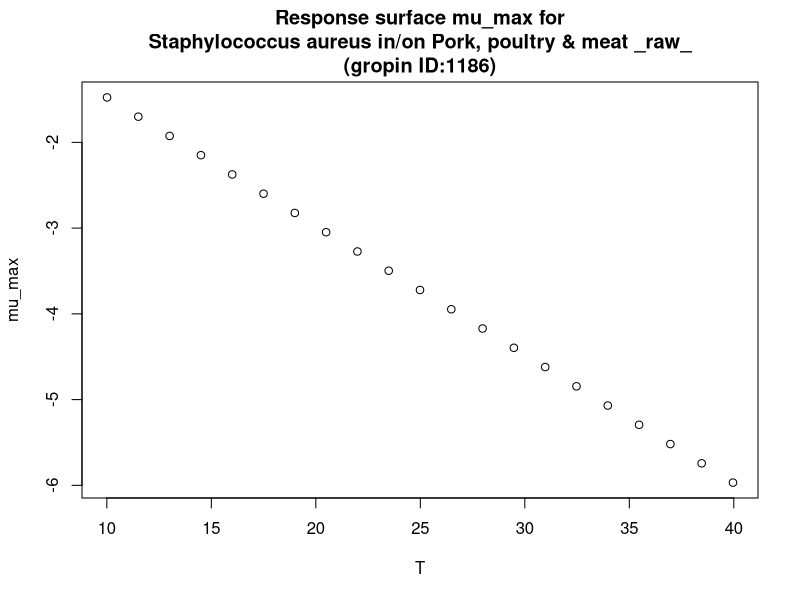

Generate this figure with R:
#############################
# start of Parameter script
#############################
T <- seq(10.01,39.96003996004,length.out=21)
#############################
# end of Parameter script
#############################
############################# 
# start of Model script Gropin ID 1186 
#############################
 
# constant coefficients for this model
 
variables <- data.frame(T)
argumentsPar <- expand.grid(variables)
 
# heart of the model
response_surface <- function(T) {
   mumax <-(-0.150*(T-0.173))

return(mumax=mumax)
} 

# output parameters
mumax <- cbind(argumentsPar,response_surface(argumentsPar['T']))
colnames(mumax) <- c(colnames(argumentsPar),'mumax')
#############################
# End of Model script
#############################
############################# 
# start of Visualisation script Gropin ID 1186 
#############################
plot(T,mumax$mumax,
                          xlab='T',
                          ylab='mu_max',main='Response surface mu_max for
Staphylococcus aureus in/on Pork, poultry & meat _raw_
(gropin ID:1186)')
#############################
# End of Visualisation script
#############################
